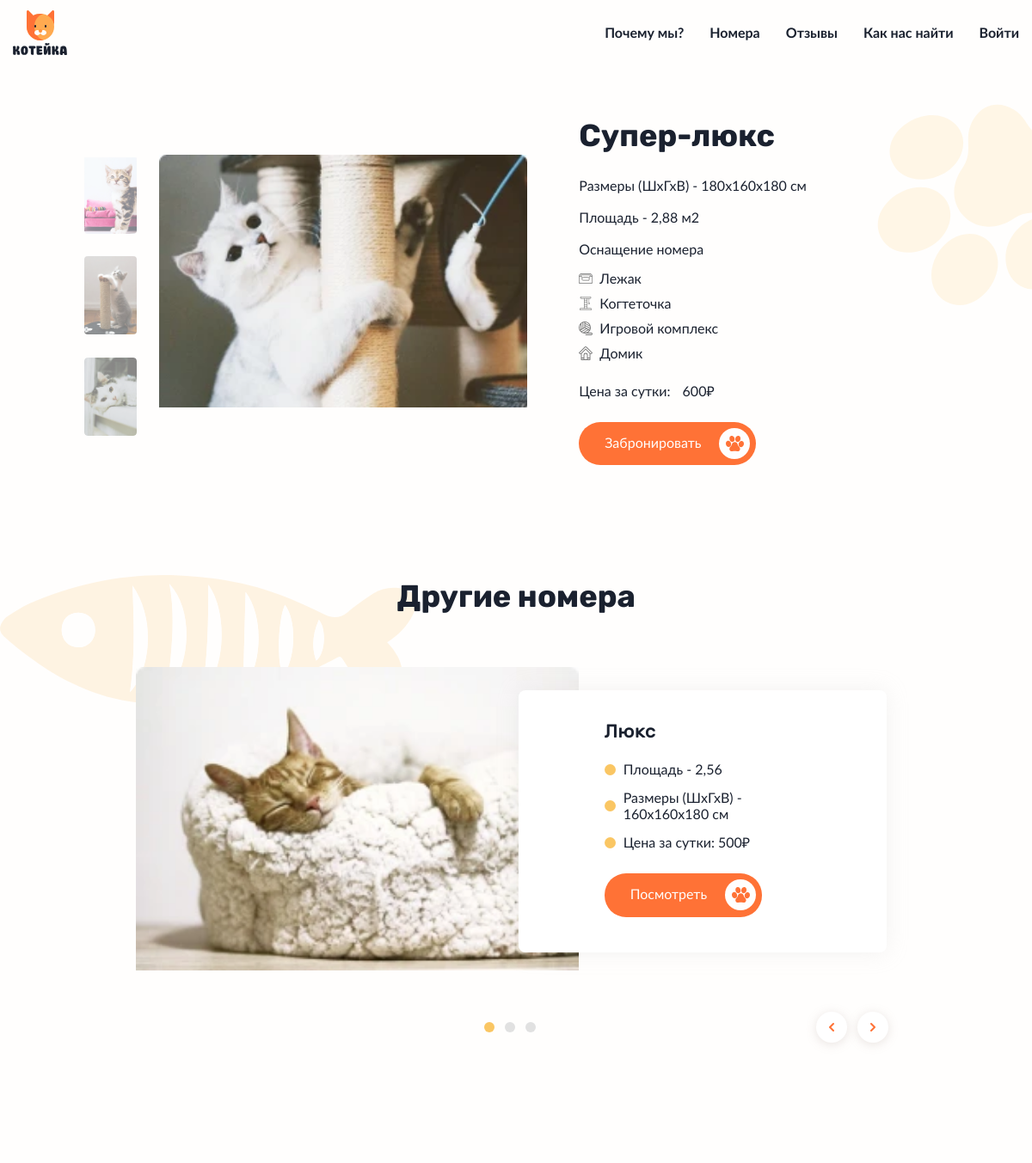
Page /room_page.php?id=7 on the committed database.
### tables this page shows
CREATE TABLE `cat_room` (
  `id_room` int(11) NOT NULL,
  `class_room` varchar(50) NOT NULL,
  `img_room` varchar(255) NOT NULL,
  `size_room` varchar(50) NOT NULL,
  `square_room` varchar(50) NOT NULL,
  `price_room` int(11) NOT NULL,
  `img2_room` varchar(255) NOT NULL
);

CREATE TABLE `name_addition` (
  `id_addition` int(11) NOT NULL,
  `name_addition` varchar(50) NOT NULL,
  `img_addition` varchar(255) NOT NULL
);

### room_page.php (called while the page is built)
<?php
	include("basis/head.php");
	include("basis/header.php");
	include("content/room-page.php");
	include("basis/footer.php");
?>

### content/room-page.php (the view, shortened to what this page needs)
<?php
  $room_id = $_GET['id'];
?>
    <main class="room-page">
      <section>
        <div class="center center--flex center--padding-t center--padding-b">
          <?php
            $push = 'SELECT * FROM `cat_room` where id_room = '.$room_id.'';
            $room = mysqli_query($cat_db, $push);
            if($room){
            while($res = mysqli_fetch_array($room)){
              $class = $res['class_room'];
          ?>
          <div class="room-page__column">
            <div class="room-page__img-container">
              <div class="room-page__img-wrapper room-page__img-wrapper--top">
                <picture>
                  <source type="image/webp" media="(min-width: 320px)" srcset="img/super-lux2@1x.webp 1x, img/super-lux2@2x.webp 2x">
                  <img src="img/super-lux2@1x.jpg" srcset="img/super-lux2@2x.jpg 2x" alt="<?php echo $class; ?>">
                </picture>
              </div>
              <div class="room-page__img-wrapper room-page__img-wrapper--mid">
                <picture>
                  <source type="image/webp" media="(min-width: 320px)" srcset="img/super-lux3@1x.webp 1x, img/super-lux3@2x.webp 2x">
                  <img src="img/super-lux3@1x.jpg" srcset="img/super-lux3@2x.jpg 2x" alt="<?php echo $class; ?>">
                </picture>
              </div>
              <div class="room-page__img-wrapper room-page__img-wrapper--bot">
                <picture>
                  <source type="image/webp" media="(min-width: 320px)" srcset="img/super-lux4@1x.webp 1x, img/super-lux4@2x.webp 2x">
                  <img src="img/super-lux4@1x.jpg" srcset="img/super-lux4@2x.jpg 2x" alt="<?php echo $class; ?>">
                </picture>
              </div>
            </div>
            <div class="room-page__img-wrapper">
              <picture>
                <source type="image/webp" media="(min-width: 320px)" srcset="<?php echo $res['img2_room']; ?>">
                <img src="<?php echo $res['img_room']; ?>" srcset="<?php echo $res['img_room']; ?>" width="500" height="396" alt="<?php echo $res['class_room']; ?>">
              </picture>
            </div>
          </div>
          <div class="room-page__column">
            <h1><?php echo $class; ?></h1>
            <p>Размеры (ШхГхВ) - <?php echo $res['size_room']; ?> см</p>
            <p>Площадь - <?php echo $res['square_room']; ?> м2</p>
            <p>Оснащение номера</p>
            <ul class="room-page__list">
            <?php
                    $add = 'SELECT name_addition.name_addition, name_addition.img_addition FROM room_addition JOIN name_addition ON room_addition.name_addition=name_addition.id_addition WHERE room_addition.room_addition = '.$res['id_room'].'';
                    $addition = mysqli_query($cat_db, $add);
                    if ($addition){
                      while($add_room = mysqli_fetch_array($addition)){
                  ?>
              <li class="room-page__item room-page__item--<?php if($add_room['img_addition'] == "#icon-bed"){echo "bed";}else if($add_room['img_addition'] == "#icon-house"){echo "house";}else if($add_room['img_addition'] == "#icon-toy"){echo "play";}else if($add_room['img_addition'] == "#icon-claw"){echo "claw";}?>">
                <span><use xlink:href="<?php echo $add_room['img_addition']; ?>"></use></span>
                <p><?php echo $add_room['name_addition']; ?></p>
              </li>
              <?php
                      }}
                  ?>
            </ul>
            <p>Цена за сутки: <span class="room-page__price"></span><?php echo $res['price_room']; ?>₽</p>
            <button class="button book-button" type="button">
              <span>Забронировать</span>
              <span class="button__paw">
                <svg width="21" height="18"><use xlink:href="#icon-paw"></use>
                </svg>
              </span>
            </button>
          </div>
        </div>
        <?php
}}
?>
      </section>
      <section class="rooms rooms--page">
        <div class="center center--sm center--padding-t center--padding-b">
          <h2>Другие номера</h2>
          <div class="rooms__slider-container swiper-container">
          <ul class="rooms__list swiper-wrapper">
<?php
$push = 'SELECT * FROM `cat_room` where id_room != '.$room_id.' ORDER BY `cat_room`.`id_room` DESC limit 3';
$input = mysqli_query($cat_db, $push);
if (isset($input)){
while($row = mysqli_fetch_array($input)){
?>
<li class="rooms__item swiper-slide">
  <div class="rooms__img-container">
  <a href="room_page.php?id=<?php echo $row['id_room'];?>"><picture>
      <source type="image/webp" srcset="<?php echo $row['img2_room'];?>">
      <source type="image/jpeg" srcset="<?php echo $row['img_room'];?>">
      <img src="<?php echo $row['img_room'];?>" width="600" height="404" alt="Комфорт">
    </picture></a>
  </div>
  <div class="rooms__info">
    <h3><?php echo $row['class_room'];?></h3>
    <ul class="rooms__info-list">
      <li class="rooms__info-item">
        <p>Площадь - <?php echo $row['square_room'];?></p>
      </li>
      <li class="rooms__info-item">
        <p>Размеры (ШхГхВ) <span class="rooms__no-m">-</span> <?php echo $row['size_room'];?> см</p>
      </li>
      <li class="rooms__info-item">
        <p>Цена за сутки: <?php echo $row['price_room']?>₽</p>
      </li>
    </ul>
    <button class="button "  onclick="window.location.href='room_page.php?id=<?php echo $row['id_room'];?>';">
      <span>Посмотреть</span>
      <span class="button__paw">
        <svg width="21" height="18"><use xlink:href="#icon-paw"></use>
        </svg>
      </span>
    </button>
  </div>
</li>
<?php
}
}
?>
</ul>
          </div>
          <div class="slider-controls">
            <ul class="dots dots--room">
            </ul>
            <div class="slider-controls__list">
              <button class="slider-controls__button slider-controls__button--left slider-controls__button--prev" type="button">
                <svg width="6" height="12"><use xlink:href="#icon-arrow"></use>
                </svg>
              </button>
              <button class="slider-controls__button slider-controls__button--right slider-controls__button--next" type="button">
                <svg width="6" height="12"><use xlink:href="#icon-arrow"></use>
                </svg>
              </button>
            </div>
          </div>
        </div>
      </section>
    </main>

### basis/head.php (shortened to what this page needs)
<!DOCTYPE html>
<html lang="ru">
<head>
  <link rel="stylesheet" href="css/style.min.css">
  <link rel="stylesheet" href="css/style.css">
  <link rel="stylesheet" href="css/css.css">
</head>
<body>

### basis/header.php (shortened to what this page needs)
<header class="header header--nojs header--closed">
  <div class="container header__wrapper">
    <a class="logo header__logo" href="index.php">
      <img src="img/logo.svg" width="63" height="52" alt="Логотип отеля для кошек Котейка">
    </a>
    <nav class="nav header__nav">
      <ul class="nav__list">
        <li class="nav__item">
          <a class="nav__link" href="index.php#about">Почему мы?</a>
        </li>
        <li class="nav__item">
          <a class="nav__link" href="index.php#rooms">Номера</a>
        </li>
        <li class="nav__item">
          <a class="nav__link" href="index.php#reviews">Отзывы</a>
        </li>
        <li class="nav__item">
          <a class="nav__link" href="index.php#contacts">
            <span>Как нас найти</span>
          </a>
        </li>
        <?php if(!$_SESSION['id']){
        echo '<li class="nav__item">
                <a class="nav__link" href="authorization.php">Войти</a>
              </li>';
      }
        ?>
      </ul>
    </nav>
  </div>
</header>

### basis/footer.php (shortened to what this page needs)
  </body>
</html>

### rows in the picture
cat_room: class_room "Супер-люкс", size_room "180х160х180", square_room "2,88", price_room "600"
name_addition: name_addition "Лежак"
name_addition: name_addition "Когтеточка"
name_addition: name_addition "Игровой комплекс"
name_addition: name_addition "Домик"
cat_room: class_room "Люкс", square_room "2,56", size_room "160х160х180", price_room "500"
